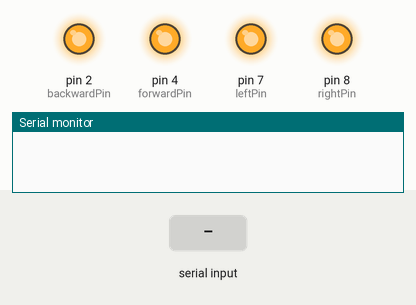
The sketch below on a simulated Arduino Uno, built with avr-gcc and run on an emulated ATmega328P. Shown: output pins drawn as LEDs (lit = HIGH), the last lines printed to the serial monitor. Dashed ring = blinking. The test bench sets the inputs (shaded band).

Above: at 4.2 s.
4.3 s: "1\n" received over Serial
At 4.5 s:
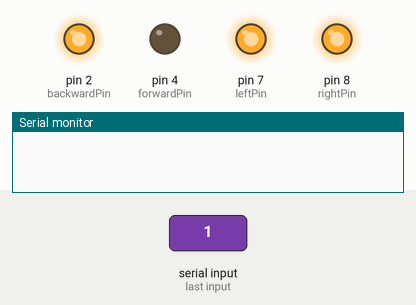
6.3 s: "2\n" received over Serial
At 6.68 s:
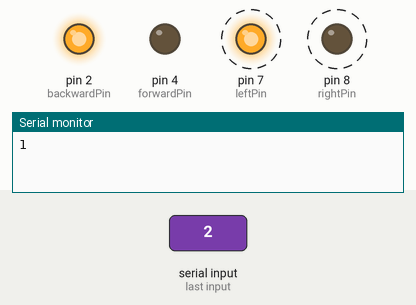
9.3 s: "3\n" received over Serial
At 11.06 s:
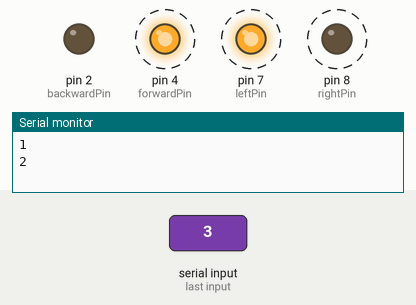
12.3 s: "4\n" received over Serial
Timing chart, 0 to 16.3 s (numbered marks = the images above; inputs shaded):
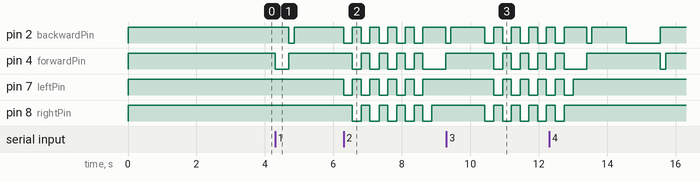

The sketch:

carDirection.ino
```cpp
const int backwardPin = 2;     // the number of the pushbutton pin
const int forwardPin = 4;
const int rightPin = 8;
const int leftPin = 7;

void setup() {
  //Initializes serial connection
  Serial.begin(9600);

  // initialize the pins for car direction
  pinMode(backwardPin, OUTPUT);
  pinMode(forwardPin, OUTPUT);
  pinMode(rightPin, OUTPUT);
  pinMode(leftPin, OUTPUT);
  stopMoving();
}

void loop(){
  while(Serial.available()) {
    int dir = Serial.parseInt();
    if(dir == 1) {
      goForward();
    } else if(dir == 2){
      goRight();
    } else if(dir == 3){
      goLeft();
    } else if(dir == 4){
      goBackward();
    }
    delay(1000);
    Serial.println(dir);
  }
}

void stopMoving() {
     digitalWrite(backwardPin, HIGH);
     digitalWrite(forwardPin, HIGH);
     digitalWrite(rightPin, HIGH);
     digitalWrite(leftPin, HIGH);
     delay(3000);
}
void goRight() {
  for(int i = 0; i < 5; i++){
     digitalWrite(leftPin, LOW);
     digitalWrite(backwardPin, LOW);
     delay(250);
     digitalWrite(backwardPin, HIGH);
     digitalWrite(leftPin, HIGH);
     digitalWrite(forwardPin, LOW);
     digitalWrite(rightPin, LOW);
     delay(265);
     digitalWrite(forwardPin, HIGH);
     digitalWrite(rightPin, HIGH);
  }
  goForward();
}
void goLeft() {
  for(int i = 0; i < 5; i++){
     digitalWrite(rightPin, LOW);
     digitalWrite(backwardPin, LOW);
     delay(250);
     digitalWrite(backwardPin, HIGH);
     digitalWrite(rightPin, HIGH);
     digitalWrite(forwardPin, LOW);
     digitalWrite(leftPin, LOW);
     delay(265);
     digitalWrite(forwardPin, HIGH);
     digitalWrite(leftPin, HIGH);
  }
  goForward();
}
void goForward() {
     digitalWrite(forwardPin, LOW);
     delay(400);
     digitalWrite(forwardPin, HIGH);
     digitalWrite(backwardPin, LOW);
     delay(150);
     digitalWrite(backwardPin, HIGH);
}
void goBackward() {
    digitalWrite(backwardPin, LOW);
    delay(1000);
    digitalWrite(backwardPin, HIGH);
    digitalWrite(forwardPin, LOW);
    delay(150);
    digitalWrite(forwardPin, HIGH);
}
```

Measured:
- after the input at 4.3 s, pin 2 (backwardPin): HIGH → LOW after 0.40 s, → HIGH 0.15 s later; pin 4 (forwardPin): HIGH → LOW at once, → HIGH 0.40 s later
- after the input at 6.3 s, pin 2 (backwardPin): goes 4 × (LOW 0.25 s, HIGH 0.27 s), LOW 0.25 s, HIGH 0.67 s, then LOW, starting at once; pin 4 (forwardPin): goes 4 × (LOW 0.27 s, HIGH 0.25 s), LOW 0.67 s, then HIGH, starting after 0.25 s
- after the input at 9.3 s, pin 4 (forwardPin), pin 7 (leftPin): alternates HIGH for 0.25 s and LOW for 0.27 s, starting after 1.4 s; pin 8 (rightPin): alternates HIGH for 0.27 s and LOW for 0.25 s, starting after 1.1 s
